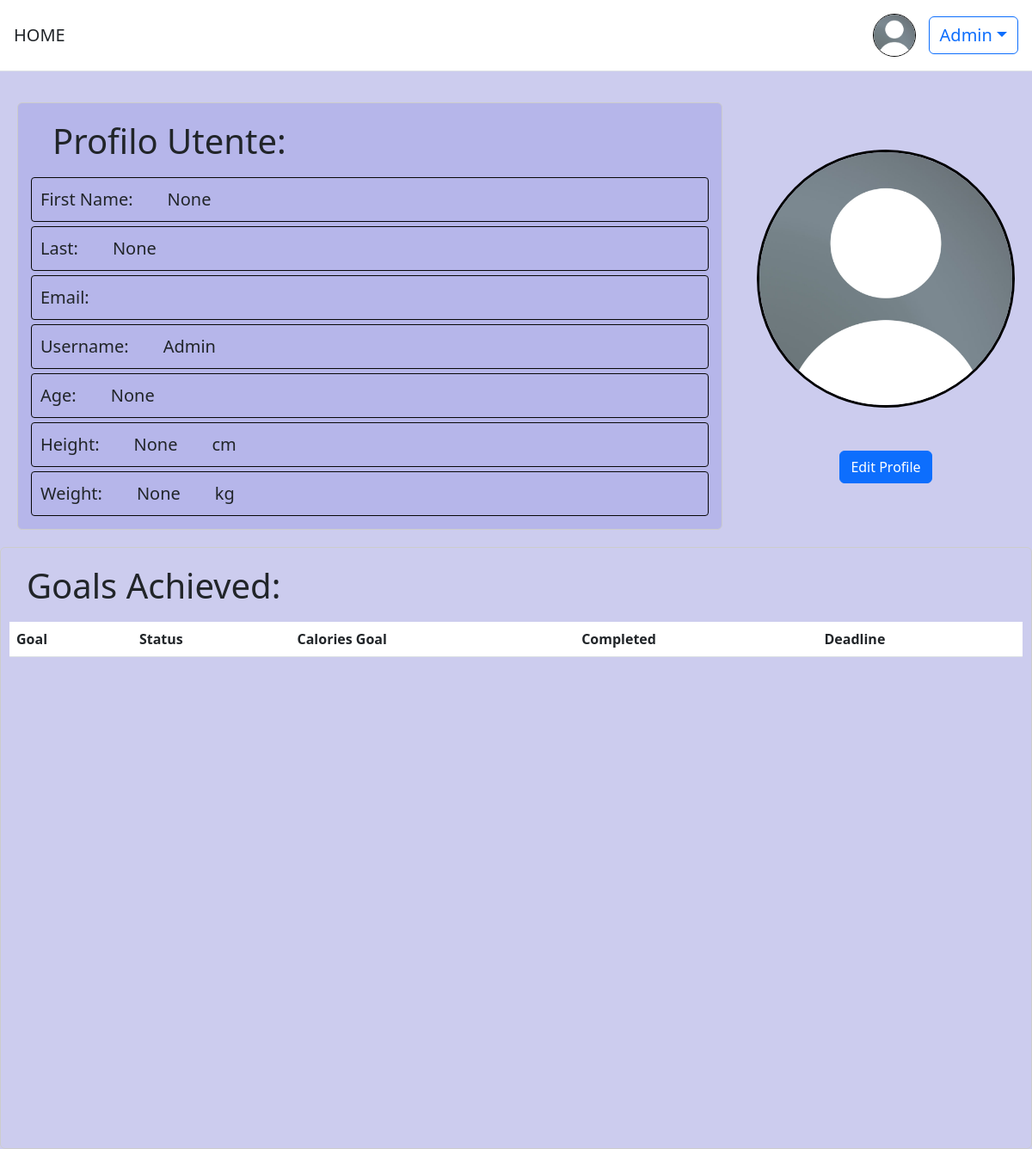
The page /users/profile/ (signed in) on the database as committed earlier.
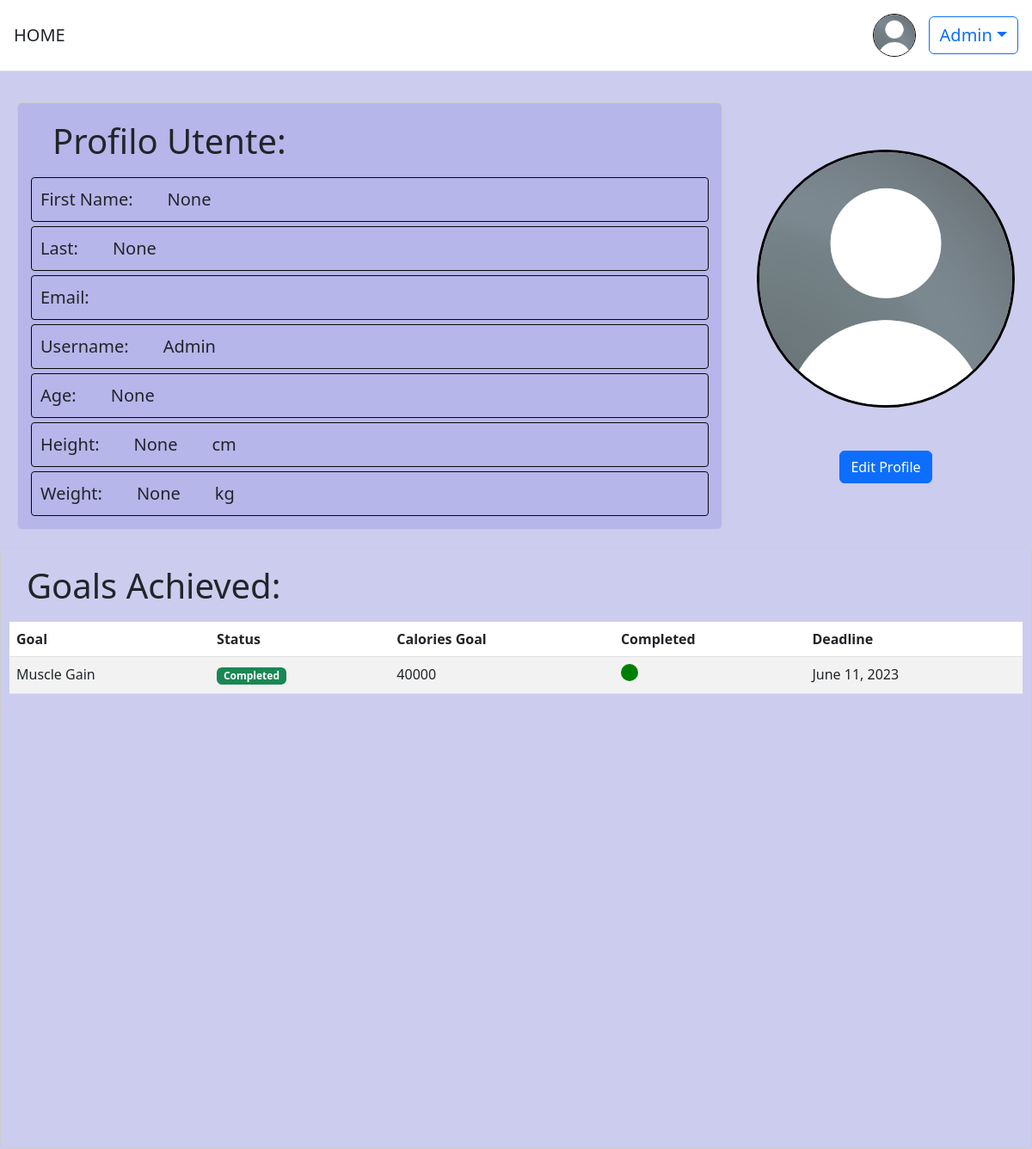
The same page on the database as committed later.
### users/models.py (models this page shows)
class CustomUser(AbstractUser):
    first_name = models.CharField(max_length=100, null=True, blank=True)
    last_name = models.CharField(max_length=100,null=True, blank=True)
    birth_date = models.DateField(null=True, blank=True)
    age = models.PositiveIntegerField(null=True, blank=True)
    peso = models.PositiveIntegerField(null=True, blank=True)
    altezza = models.PositiveIntegerField(null=True, blank=True)
    profile_pic = models.ImageField(upload_to='profile_pics', null=True, blank=True)

### obiettivi/models.py (models this page shows, shortened)
class GoalModel(models.Model):
    GOAL_CHOICES = (
        ('Weight Loss', 'Weight Loss'),
        ('Muscle Gain', 'Muscle Gain'),
        ('Fitness Improvement', 'Fitness Improvement'),
    )
    STATUS_CHOICES = (
        ('V', 'In Corso'),
        ('S', 'Scaduto'),
    )
    TEMP_CHOICES = (
        (1, '1 day'),
        (7, '1 week'),
        (30, '1 month'),
        (90, '3 months'),
    )
    deadline = models.DateField(blank=True, null=True)
    status = models.CharField(max_length=1, choices=STATUS_CHOICES, default='V')
    tempistica = models.IntegerField(choices=TEMP_CHOICES, default=30)
    utente = models.ForeignKey(settings.AUTH_USER_MODEL, on_delete=models.CASCADE)
    goal_type = models.CharField(max_length=20, choices=GOAL_CHOICES)
    data_creazione = models.DateField(default=timezone.now)
    descrizione = models.TextField(max_length=255, blank=True, null=True)
    CaloriesGoal = models.IntegerField(default=0, blank=False, null=False)
    is_selected = models.BooleanField(default=False)
    is_completed = models.BooleanField(default=False)
    cal = models.IntegerField(default=0)

### users/views.py (the view)
# urls.py: path('profile/', profile_view, name='profile'),
@login_required
def profile_view(request):
    goals_completed = GoalModel.objects.filter(utente=request.user, is_completed=True)
    return render(request, 'profile.html', {'goals_completed': goals_completed, 'user': request.user})

### templates/profile.html (shortened to what this page needs)
{% extends 'base.html' %}
{% load static %}
{% load crispy_forms_tags %}
{% block content %}
<div style="background-color:#ccccee;display:flex;flex-direction:column">
<div id="wr" style="display:flex; flex-direction:row">
  <div id="datiprofilo" class="crispy">
    <h1 style="margin-left:20px;padding:10px;">Profilo Utente:</h1>
    <div class="field"><p>First Name:</p><p> {{ user.first_name }}</p></div>
    <div class="field"><p>Last:</p><p> {{ user.last_name }}</p> </div>
    <div class="field"><p>Email:</p><p> {{ user.email }}</p> </div>
    <div class="field"><p>Username:</p> <p> {{ user.username }}</p> </div>
    <div class="field"><p>Age:</p><p> {{ user.age }}</p></div>
    <div class="field"><p>Height:</p><p> {{ user.altezza }}</p><p>cm</p></div>
    <div class="field"><p>Weight:</p><p>{{user.peso}}</p><p>kg</p></div>
  </div>
  <div class="profile-picture-container">
   {% if user.profile_pic %}
    <img class="profile-picture" style="border:3px solid black" src="{{user.profile_pic.url}}">
   {% else %}
      <img class="profile-picture" style="border:3px solid black" src="{% static 'images/user_default.jpeg'%}">
  {% endif %}
      <div class="text-center">
   <a href="{% url 'users:updateprofile' %}" class="btn btn-primary">Edit Profile</a>
  </div>
  </div>
</div>
</div>
<div class="completed_goal table-responsive">
    <h1 style="margin-left:10px;padding:10px;">Goals Achieved:</h1>
    <table class="table table-striped">
        <thead>
        <tr>
            <th>Goal</th>
            <th>Status</th>
            <th>Calories Goal</th>
            <th>Completed</th>
            <th>Deadline</th>
        </tr>
        </thead>
        <tbody>
        {% for goal in goals_completed %}
            <tr>
            <td>{{ goal.goal_type }}</td>
            <td>
                {% if goal.is_completed %}
                <span class="badge bg-success">Completed</span>
                {% endif %}
            </td>
            <td>
                {{ goal.CaloriesGoal }}
            </td>
            <td>
                {% if goal.is_completed %}
                <div style="width: 20px;height: 20px;border-radius: 50%;display: inline-block; background-color:green"></div>
                {% else %}
                <div style="width: 20px;height: 20px;border-radius: 50%;display: inline-block;background-color: red;"></div>
                {% endif %}
            </td>
            <td>{{ goal.deadline }}</td>
            </tr>
        {% endfor %}
        </tbody>
    </table>
</div>
{% endblock content %}

### templates/base.html (shortened to what this page needs)
<!DOCTYPE html>
<html>
{% load static %}
<head>
    <link href="https://cdn.jsdelivr.net/npm/bootstrap@5.2.3/dist/css/bootstrap.min.css" rel="stylesheet"
>
   <link rel="stylesheet" href="https://cdnjs.cloudflare.com/ajax/libs/bootstrap/5.3.0/css/bootstrap.min.css">
</head>
<header class="p-3 mb-3 border-bottom" style="background-color: white">
        <div class="d-flex flex-wrap align-items-center justify-content-center justify-content-lg-start">
            <a class="navbar-brand" href="{% url 'homeview' %}" style="font-size:20px">HOME</a>
            <div class="text-end">
                {% if user.is_authenticated %}
                <div class="dropdown" >
                    {% if user.profile_pic %}
                    <img src="{{ user.profile_pic.url }}" class="rounded-circle" style="width: 50px; height: 50px; margin-right: 10px; border:1px solid black">
                    {% else %}
                    <img  src="{% static 'images/user_default.jpeg' %}" class="rounded-circle" style="width: 50px; height: 50px; margin-right: 10px; border:1px solid black ">
                    {% endif %}
                    <button style="font-size:20px" class="btn btn-outline-primary dropdown-toggle" type="button" id="dropdownMenuButton" data-bs-toggle="dropdown" aria-expanded="false">
                        {{ user.username }}</button>
                </div>
                {% else %}
                <a href="{% url 'users:login' %}" class="btn btn-outline-primary me-2">Log In</a>
                <a href="{% url 'users:signup' %}" class="btn btn-primary">Sign Up</a>
                {% endif %}
            </div>
        </div>
    </header>
<body style="background-color:#ccccee">
    <main >
        {% block content %}
        {% endblock %}
    </main>
</body>
</html>

### templates/profile.html (style rules this page uses)
header { width: 100%; padding: 20px; border-bottom: 2px solid #ccc; }
#datiprofilo { margin:20px; padding: 10px; width: 100%; border-radius: 6px; border: 1px solid #ccc; background-color: #b6b6ea; }
p { margin: 10px; }
.field { display: flex; justify-content: start; gap: 20px; margin: 5px; border: 1px solid #070707; border-radius: 4px; font-size: 20px; }
.profile-picture { width: 300px; height: 300px; border-radius: 50%; object-fit: cover; }
.profile-picture-container { padding: 20px; display: flex; justify-content: center; align-items: center; flex-direction: column; gap: 50px; }
.completed_goal { padding: 10px; width: 100%; height: 700px; border-radius: 6px; border: 1px solid #ccc; }

Rows that differ between the two databases and show on the page:
added GoalModel: goal_type "Muscle Gain", is_completed "Completed", CaloriesGoal "40000", deadline "June 11, 2023"
